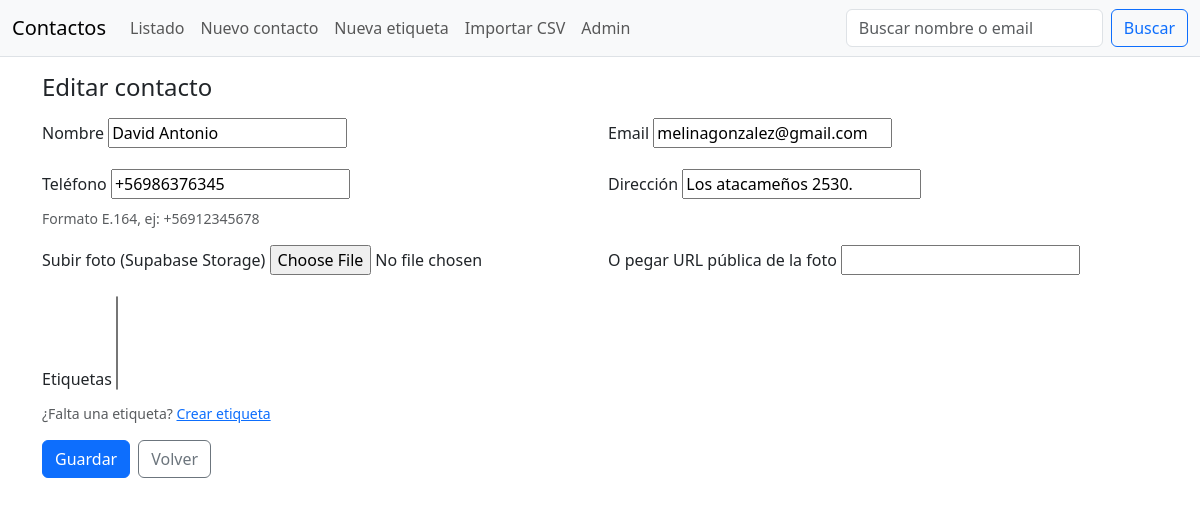
Page /1/edit/ on the committed database.
### contacts/models.py (models this page shows, shortened)
class Contact(models.Model):
    name = models.CharField(max_length=120)
    email = models.EmailField(unique=True, validators=[EmailValidator(message='Email inválido')])
    phone = models.CharField(max_length=16, unique=True, validators=[phone_validator])
    address = models.CharField(max_length=255, blank=True)
    photo_url = models.URLField(blank=True)
    tags = models.ManyToManyField(Tag, related_name='contacts', blank=True)
    created_at = models.DateTimeField(auto_now_add=True)
    updated_at = models.DateTimeField(auto_now=True)
    class Meta:
        ordering = ['name']

### contacts/views.py (the view)
# urls.py: path('<int:pk>/edit/', views.contact_update, name='update'),
def contact_update(request, pk):
    contact = get_object_or_404(Contact, pk=pk)
    if request.method == 'POST':
        form = ContactForm(request.POST, request.FILES, instance=contact)
        if form.is_valid():
            _save_contact_with_upload(request, form, instance=contact)
            messages.success(request, 'Contacto actualizado.')
            return redirect('contacts:list')
        messages.error(request, 'Errores en el formulario.')
    else:
        form = ContactForm(instance=contact)
    return render(request, 'contacts/contact_form.html', {'form': form, 'title': 'Editar contacto'})

### contacts/forms.py
class ContactForm(forms.ModelForm):
    photo_file = forms.FileField(required=False, label='Subir foto (opcional)')
    class Meta:
        model = Contact
        fields = ['name','email','phone','address','photo_url','tags']

### templates/contacts/contact_form.html (shortened to what this page needs)
{% extends 'base.html' %}
{% block content %}
<h1 class="h4 mb-3">{{ title }}</h1>
<form method="post" enctype="multipart/form-data" novalidate>
  <div class="row g-3">
    <div class="col-md-6">
      <label class="form-label">Nombre</label>
      {{ form.name }}
    </div>
    <div class="col-md-6">
      <label class="form-label">Email</label>
      {{ form.email }}
    </div>
    <div class="col-md-6">
      <label class="form-label">Teléfono</label>
      {{ form.phone }}
      <div class="form-text">Formato E.164, ej: +56912345678</div>
    </div>
    <div class="col-md-6">
      <label class="form-label">Dirección</label>
      {{ form.address }}
    </div>
    <div class="col-md-6">
      <label class="form-label">Subir foto (Supabase Storage)</label>
      {{ form.photo_file }}
    </div>
    <div class="col-md-6">
      <label class="form-label">O pegar URL pública de la foto</label>
      {{ form.photo_url }}
    </div>
    <div class="col-12">
      <label class="form-label">Etiquetas</label>
      {{ form.tags }}
      <div class="form-text">¿Falta una etiqueta? <a href="{% url 'contacts:tag_create' %}">Crear etiqueta</a></div>
    </div>
  </div>
  <div class="mt-3 d-flex gap-2">
    <button class="btn btn-primary" type="submit">Guardar</button>
    <a class="btn btn-outline-secondary" href="{% url 'contacts:list' %}">Volver</a>
  </div>
</form>
{% endblock %}

### rows in the picture
Contact: name "David Antonio", email "melinagonzalez@gmail.com", phone "+56986376345", address "Los atacameños 2530."

### other values in the picture
{{ title }} "Editar contacto"
